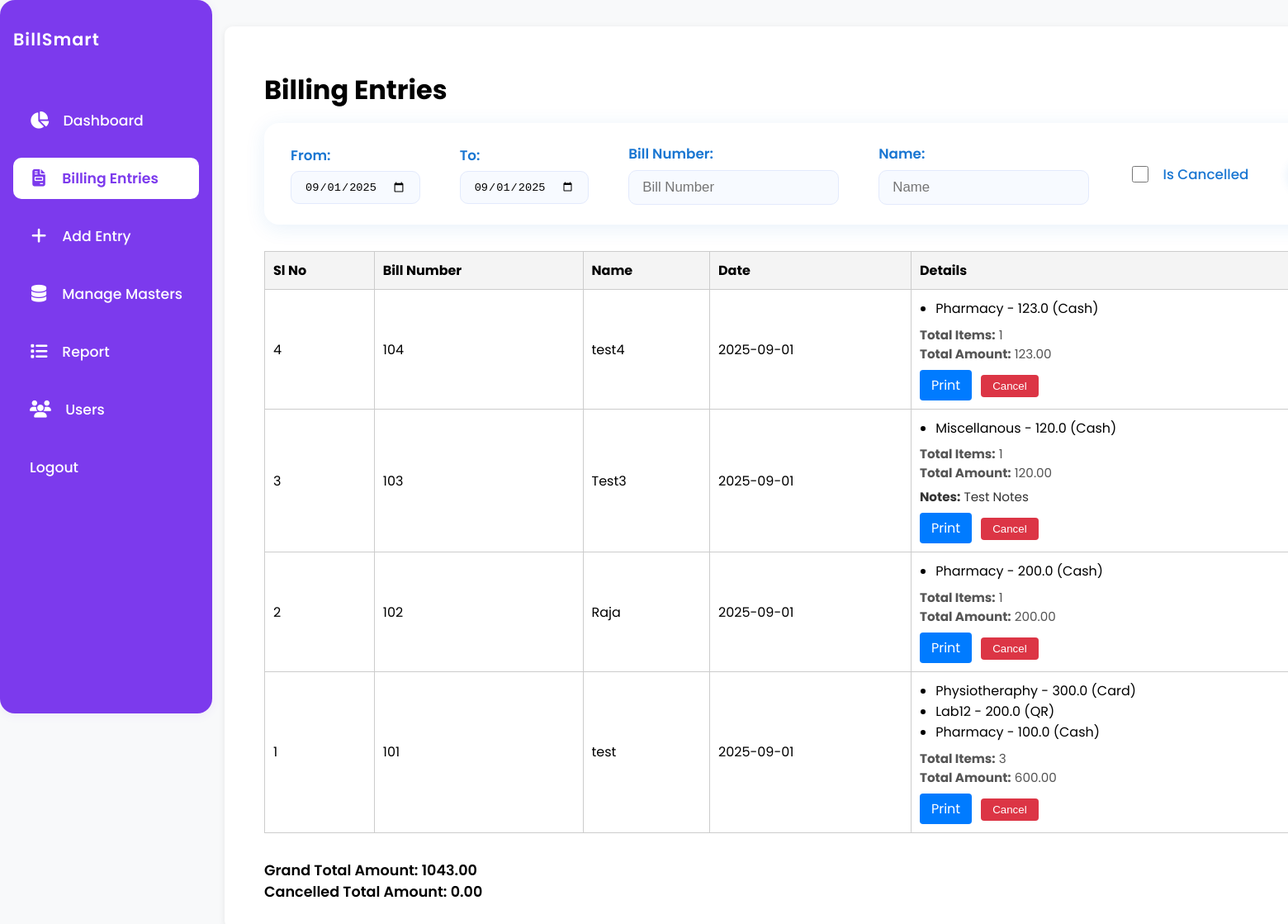
Screenshot of / (signed in) with the database file from the repository.
### app.py (models this page shows)
class HeaderEntry(db.Model):
    id = db.Column(db.Integer, primary_key=True)
    op_bill_no = db.Column(db.String(50), nullable=False)
    patient_name = db.Column(db.String(100), nullable=False)
    date = db.Column(db.Date, nullable=False)
    is_cancelled = db.Column(db.Boolean, default=False, nullable=False)
    created_at = db.Column(db.DateTime, default=lambda: datetime.now(IST), nullable=False)
    updated_at = db.Column(db.DateTime, default=lambda: datetime.now(IST), onupdate=lambda: datetime.now(IST), nullable=False)
    notes = db.Column(db.String(255), nullable=True)
    details = db.relationship('DetailsEntry', backref='header', lazy=True)

class DetailsEntry(db.Model):
    id = db.Column(db.Integer, primary_key=True)
    header_id = db.Column(db.Integer, db.ForeignKey('header_entry.id'), nullable=False)
    category_id = db.Column(db.Integer, db.ForeignKey('category.id'), nullable=False)
    amount = db.Column(db.Float, nullable=False)
    payment_type_id = db.Column(db.Integer, db.ForeignKey('payment_type.id'), nullable=False)
    category = db.relationship('Category', backref='details_entries')
    payment_type = db.relationship('PaymentType', backref='details_entries')

class Category(db.Model):
    id = db.Column(db.Integer, primary_key=True)
    name = db.Column(db.String(100), unique=True, nullable=False)

class PaymentType(db.Model):
    id = db.Column(db.Integer, primary_key=True)
    name = db.Column(db.String(100), unique=True, nullable=False)

### app.py (the view)
@app.route('/', methods=['GET', 'POST'])
@login_required
def index():
    today_str = datetime.now().strftime('%Y-%m-%d')
    from_date = request.args.get('from_date', today_str)
    to_date = request.args.get('to_date', today_str)
    is_cancelled = request.args.get('is_cancelled')
    bill_number = request.args.get('bill_number', '').strip()
    name = request.args.get('name', '').strip()
    if request.method == 'POST' and 'cancel_id' in request.form:
        header = HeaderEntry.query.get(int(request.form['cancel_id']))
        if header and not header.is_cancelled:
            header.is_cancelled = True
            header.updated_at = datetime.now(IST)
            db.session.commit()
    from_dt = datetime.strptime(from_date, '%Y-%m-%d').date()
    to_dt = datetime.strptime(to_date, '%Y-%m-%d').date()
    query = HeaderEntry.query.filter(HeaderEntry.date >= from_dt, HeaderEntry.date <= to_dt)
    if bill_number:
        query = query.filter(HeaderEntry.op_bill_no.like(f"%{bill_number}%"))
    if name:
        query = query.filter(HeaderEntry.patient_name.like(f"%{name}%"))
    if is_cancelled:
        query = query.filter(HeaderEntry.is_cancelled == True)
    headers = query.order_by(HeaderEntry.id.desc()).all()
    bills = []
    grand_total = 0.0
    cancelled_total = 0.0
    for header in headers:
        details = DetailsEntry.query.filter_by(header_id=header.id).all()
        total_amount = sum(d.amount for d in details)
        total_items = len(details)
        bills.append({
            'header': header,
            'details': details,
            'total_amount': total_amount,
            'total_items': total_items
        })
        if header.is_cancelled:
            cancelled_total += total_amount
        else:
            grand_total += total_amount
    printed_datetime = datetime.now().strftime('%d/%B/%Y %I:%M %p')
    return render_template('index.html', bills=bills, from_date=from_date, to_date=to_date, grand_total=grand_total, cancelled_total=cancelled_total, printed_datetime=printed_datetime)

### app.py (called while the page is built, shortened)
def login_required(f):
    @wraps(f)
    def decorated_function(*args, **kwargs):
        if 'user_id' not in session:
            return redirect(url_for('login'))
        return f(*args, **kwargs)
    return decorated_function

@app.context_processor
def inject_usertype():
    return dict(session=session)

@app.template_filter('datetime')
def format_datetime(value, format='%d/%B/%Y'):
    if not value:
        return ''
    if isinstance(value, str):
        try:
            value = datetime.strptime(value, '%Y-%m-%d')
        except Exception:
            return value
    return value.strftime(format)

@app.before_request
def daily_backup():
    if not os.path.exists(BACKUP_DIR):
        os.makedirs(BACKUP_DIR)
    today = datetime.now().strftime('%Y-%m-%d')
    last_backup = None
    if os.path.exists(LAST_BACKUP_FILE):
        with open(LAST_BACKUP_FILE, 'r') as f:
            last_backup = f.read().strip()

### templates/index.html (shortened to what this page needs)
<!DOCTYPE html>
<html lang="en">
<head>
</head>
<body>
    <div class="container" style="max-width:100vw; width:100vw; padding:32px 40px 32px 48px;">
        {% include '_navbar.html' %}
        <h1>Billing Entries</h1>
        <form method="get" action="{{ url_for('index') }}" class="filter-form">
            <label class="card-label">
                <span class="card-label-text">From:</span>
                <input type="date" name="from_date" value="{{ from_date }}" class="card-input">
            </label>
            <label class="card-label">
                <span class="card-label-text">To:</span>
                <input type="date" name="to_date" value="{{ to_date }}" class="card-input">
            </label>
            <label class="card-label">
                <span class="card-label-text">Bill Number:</span>
                <input type="text" name="bill_number" placeholder="Bill Number" value="{{ request.args.get('bill_number', '') }}" class="card-input">
            </label>
            <label class="card-label">
                <span class="card-label-text">Name:</span>
                <input type="text" name="name" placeholder="Name" value="{{ request.args.get('name', '') }}" class="card-input">
            </label>
            <label class="card-checkbox-label">
                <input type="checkbox" name="is_cancelled" value="1" {% if request.args.get('is_cancelled') %}checked{% endif %} class="card-checkbox">
                <span class="card-checkbox-text">Is Cancelled</span>
            </label>
        </form>
        <table>
            <tr>
                <th>Sl No</th>
                <th>Bill Number</th>
                <th>Name</th>
                <th>Date</th>
                <th>Details</th>
            </tr>
            {% for bill in bills %}
            <tr{% if bill.header.is_cancelled %} style="background-color: #e0e0e0; color: #888;"{% endif %}>
                <td>{{ bill.header.id }}</td>
                <td>{{ bill.header.op_bill_no }}</td>
                <td>{{ bill.header.patient_name }}</td>
                <td>{{ bill.header.date|datetime('%Y-%m-%d') }}</td>
                <td>
                    <ul>
                    {% for detail in bill.details %}
                        <li>{{ detail.category.name }} - {{ detail.amount }} ({{ detail.payment_type.name }})</li>
                    {% endfor %}
                    </ul>
                    <div style="font-size:0.95em; color:#555; margin-top:0.5em;">
                        <b>Total Items:</b> {{ bill.total_items }}<br>
                        <b>Total Amount:</b> {{ '%.2f' % bill.total_amount }}
                        {% if bill.header.notes %}
                        <div style="margin-top:6px; color:#333;"><b>Notes:</b> {{ bill.header.notes }}</div>
                        {% endif %}
                    </div>
                    <a href="{{ url_for('print_bill', header_id=bill.header.id) }}" target="_blank" style="display:inline-block;margin-top:0.5em;background:#007bff;color:#fff;padding:6px 14px;border-radius:4px;text-decoration:none;">Print</a>
                    {% if not bill.header.is_cancelled %}
                    <button type="button" onclick="cancelBill('{{ bill.header.id }}')" style="background:#dc3545; color:#fff; border:none; border-radius:4px; padding:6px 14px; margin-left:0.5em;">Cancel</button>
                    {% endif %}
                </td>
                          </tr>
            {% endfor %}
        </table>
        <div style="font-weight:600; font-size:1.1em; margin-top:1em;">
            Grand Total Amount: {{ '%.2f' % grand_total }}<br>
            Cancelled Total Amount: {{ '%.2f' % cancelled_total }}
        </div>
    </div>
</body>
</html>

### templates/index.html (style rules this page uses)
body { font-family: Arial, sans-serif; margin: 2em; background: #f8f9fa; }
.container { max-width: 900px; margin: 0 auto; background: #fff; padding: 2em 2.5em 2em 2.5em; border-radius: 10px; box-shadow: 0 2px 8px rgba(0,0,0,0.08); }
h1 { margin-bottom: 0.5em; }
table { border-collapse: collapse; width: 100%; margin-bottom: 2em; background: #fff; }
th, td { border: 1px solid #ccc; padding: 10px; text-align: left; }
th { background: #f4f4f4; }
ul { margin: 0; padding-left: 1.2em; }
.filter-form { display: flex; flex-wrap: wrap; gap: 1.5em; align-items: center; margin-bottom: 2em; background: #fff; padding: 1.5em 2em; border-radius: 18px; box-shadow: 0 4px 24px rgba(25, 118, 210, 0.10); }
.card-label { display: flex; flex-direction: column; gap: 0.3em; margin-right: 1.5em; }
.card-label-text { font-size: 1.05em; color: #1976d2; font-weight: 600; margin-bottom: 2px; }
.card-input { padding: 10px 16px; border: 1px solid #e3eafc; border-radius: 10px; font-size: 1.05em; background: #f7faff; transition: border-color 0.2s; }
.card-checkbox-label { display: flex; align-items: center; gap: 0.7em; margin-right: 1.5em; }
.card-checkbox { width: 20px; height: 20px; accent-color: #1976d2; border-radius: 50%; border: 1px solid #e3eafc; margin-right: 6px; }
.card-checkbox-text { font-size: 1.05em; color: #1976d2; font-weight: 500; }

### templates/_navbar.html (style rules this page uses)
body { font-family: 'Poppins', Arial, sans-serif; }
.container { margin-left: 240px !important; max-width: 900px; }

### rows the page displays
HeaderEntry: header.id "4", header.op_bill_no "104", header.patient_name "test4", header "2025-09-01"
DetailsEntry: category.name "Pharmacy", amount "123.0", payment_type.name "Cash"
HeaderEntry: header.id "3", header.op_bill_no "103", header.patient_name "Test3", header "2025-09-01", header.notes "Test Notes"
DetailsEntry: category.name "Miscellanous", amount "120.0", payment_type.name "Cash"
HeaderEntry: header.id "2", header.op_bill_no "102", header.patient_name "Raja", header "2025-09-01"
DetailsEntry: category.name "Pharmacy", amount "200.0", payment_type.name "Cash"
HeaderEntry: header.id "1", header.op_bill_no "101", header.patient_name "test", header "2025-09-01"
DetailsEntry: category.name "Physiotheraphy", amount "300.0", payment_type.name "Card"
DetailsEntry: category.name "Lab12", amount "200.0", payment_type.name "QR"
DetailsEntry: category.name "Pharmacy", amount "100.0", payment_type.name "Cash"

### other values shown
{{ bill.total_items }} "1" "1" "1" "3"
{{ '%.2f' % bill.total_amount }} "123.00" "120.00" "200.00" "600.00"
{{ '%.2f' % grand_total }} "1043.00"
{{ '%.2f' % cancelled_total }} "0.00"
